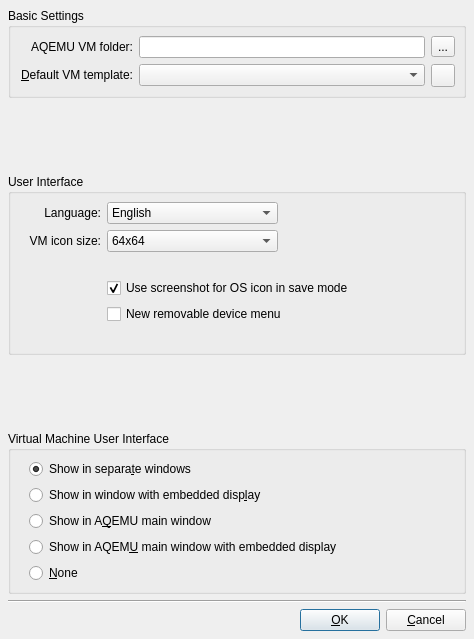
<?xml version="1.0" encoding="UTF-8"?>
<ui version="4.0">
 <author>Andrey Rijov</author>
 <class>Settings_Window</class>
 <widget class="QDialog" name="Settings_Window">
  <property name="geometry">
   <rect>
    <x>0</x>
    <y>0</y>
    <width>474</width>
    <height>639</height>
   </rect>
  </property>
  <property name="windowTitle">
   <string>General Settings</string>
  </property>
  <property name="windowIcon">
   <iconset resource="../resources/icons.qrc">
    <normaloff>:/configure.png</normaloff>:/configure.png</iconset>
  </property>
  <layout class="QVBoxLayout" name="verticalLayout_2">
   <item>
    <widget class="QGroupBox" name="groupBox">
     <property name="title">
      <string>Basic Settings</string>
     </property>
     <layout class="QGridLayout" name="gridLayout">
      <property name="leftMargin">
       <number>10</number>
      </property>
      <item row="0" column="0">
       <widget class="QLabel" name="Label_VM_Folder">
        <property name="sizePolicy">
         <sizepolicy hsizetype="Minimum" vsizetype="Preferred">
          <horstretch>0</horstretch>
          <verstretch>0</verstretch>
         </sizepolicy>
        </property>
        <property name="text">
         <string>AQEMU VM folder:</string>
        </property>
        <property name="alignment">
         <set>Qt::AlignRight|Qt::AlignTrailing|Qt::AlignVCenter</set>
        </property>
       </widget>
      </item>
      <item row="0" column="1">
       <widget class="QLineEdit" name="Edit_VM_Folder"/>
      </item>
      <item row="0" column="2">
       <widget class="QToolButton" name="TB_VM_Folder">
        <property name="text">
         <string>...</string>
        </property>
        <property name="icon">
         <iconset resource="../resources/icons.qrc">
          <normaloff>:/open-folder.png</normaloff>:/open-folder.png</iconset>
        </property>
       </widget>
      </item>
      <item row="1" column="0">
       <widget class="QLabel" name="Label_Default_VM_Template">
        <property name="sizePolicy">
         <sizepolicy hsizetype="Minimum" vsizetype="Fixed">
          <horstretch>0</horstretch>
          <verstretch>0</verstretch>
         </sizepolicy>
        </property>
        <property name="text">
         <string>&amp;Default VM template:</string>
        </property>
        <property name="alignment">
         <set>Qt::AlignRight|Qt::AlignTrailing|Qt::AlignVCenter</set>
        </property>
        <property name="buddy">
         <cstring>CB_Default_VM_Template</cstring>
        </property>
       </widget>
      </item>
      <item row="1" column="1">
       <widget class="QComboBox" name="CB_Default_VM_Template">
        <property name="sizePolicy">
         <sizepolicy hsizetype="Minimum" vsizetype="Fixed">
          <horstretch>0</horstretch>
          <verstretch>0</verstretch>
         </sizepolicy>
        </property>
       </widget>
      </item>
      <item row="1" column="2">
       <widget class="QToolButton" name="Button_Create_Template_from_VM">
        <property name="toolTip">
         <string>Create Template</string>
        </property>
        <property name="text">
         <string/>
        </property>
        <property name="icon">
         <iconset resource="../resources/icons.qrc">
          <normaloff>:/add.png</normaloff>:/add.png</iconset>
        </property>
       </widget>
      </item>
     </layout>
    </widget>
   </item>
   <item>
    <spacer name="verticalSpacer">
     <property name="orientation">
      <enum>Qt::Vertical</enum>
     </property>
     <property name="sizeType">
      <enum>QSizePolicy::MinimumExpanding</enum>
     </property>
     <property name="sizeHint" stdset="0">
      <size>
       <width>50</width>
       <height>10</height>
      </size>
     </property>
    </spacer>
   </item>
   <item>
    <widget class="QGroupBox" name="groupBox_2">
     <property name="title">
      <string>User Interface</string>
     </property>
     <layout class="QHBoxLayout" name="horizontalLayout_2">
      <item>
       <layout class="QGridLayout" name="gridLayout_2">
        <property name="leftMargin">
         <number>10</number>
        </property>
        <item row="0" column="0">
         <widget class="QLabel" name="Label_Language">
          <property name="sizePolicy">
           <sizepolicy hsizetype="Preferred" vsizetype="Preferred">
            <horstretch>0</horstretch>
            <verstretch>0</verstretch>
           </sizepolicy>
          </property>
          <property name="text">
           <string>Language:</string>
          </property>
          <property name="alignment">
           <set>Qt::AlignRight|Qt::AlignTrailing|Qt::AlignVCenter</set>
          </property>
         </widget>
        </item>
        <item row="1" column="0">
         <widget class="QLabel" name="Label_VM_Icons_Size">
          <property name="text">
           <string>VM icon size:</string>
          </property>
          <property name="alignment">
           <set>Qt::AlignRight|Qt::AlignTrailing|Qt::AlignVCenter</set>
          </property>
         </widget>
        </item>
        <item row="1" column="1">
         <widget class="QComboBox" name="CB_VM_Icons_Size">
          <property name="sizePolicy">
           <sizepolicy hsizetype="Minimum" vsizetype="Fixed">
            <horstretch>0</horstretch>
            <verstretch>0</verstretch>
           </sizepolicy>
          </property>
          <property name="currentIndex">
           <number>4</number>
          </property>
          <item>
           <property name="text">
            <string>16x16</string>
           </property>
          </item>
          <item>
           <property name="text">
            <string>24x24</string>
           </property>
          </item>
          <item>
           <property name="text">
            <string>32x32</string>
           </property>
          </item>
          <item>
           <property name="text">
            <string>48x48</string>
           </property>
          </item>
          <item>
           <property name="text">
            <string>64x64</string>
           </property>
          </item>
         </widget>
        </item>
        <item row="0" column="1">
         <widget class="QComboBox" name="CB_Language">
          <property name="sizePolicy">
           <sizepolicy hsizetype="Expanding" vsizetype="Fixed">
            <horstretch>0</horstretch>
            <verstretch>0</verstretch>
           </sizepolicy>
          </property>
          <item>
           <property name="text">
            <string>English</string>
           </property>
          </item>
         </widget>
        </item>
        <item row="0" column="2">
         <spacer name="horizontalSpacer_2">
          <property name="orientation">
           <enum>Qt::Horizontal</enum>
          </property>
          <property name="sizeHint" stdset="0">
           <size>
            <width>40</width>
            <height>20</height>
           </size>
          </property>
         </spacer>
        </item>
        <item row="4" column="1" colspan="2">
         <widget class="QCheckBox" name="CH_Screenshot_for_OS_Logo">
          <property name="text">
           <string>Use screenshot for OS icon in save mode</string>
          </property>
          <property name="checked">
           <bool>true</bool>
          </property>
         </widget>
        </item>
        <item row="5" column="1" rowspan="2" colspan="2">
         <widget class="QCheckBox" name="CH_Use_New_Device_Changer">
          <property name="text">
           <string>New removable device menu</string>
          </property>
         </widget>
        </item>
        <item row="3" column="2">
         <spacer name="horizontalSpacer_3">
          <property name="orientation">
           <enum>Qt::Horizontal</enum>
          </property>
          <property name="sizeHint" stdset="0">
           <size>
            <width>40</width>
            <height>20</height>
           </size>
          </property>
         </spacer>
        </item>
        <item row="7" column="2">
         <spacer name="horizontalSpacer_4">
          <property name="orientation">
           <enum>Qt::Horizontal</enum>
          </property>
          <property name="sizeHint" stdset="0">
           <size>
            <width>40</width>
            <height>20</height>
           </size>
          </property>
         </spacer>
        </item>
       </layout>
      </item>
     </layout>
    </widget>
   </item>
   <item>
    <spacer name="verticalSpacer_2">
     <property name="orientation">
      <enum>Qt::Vertical</enum>
     </property>
     <property name="sizeType">
      <enum>QSizePolicy::MinimumExpanding</enum>
     </property>
     <property name="sizeHint" stdset="0">
      <size>
       <width>50</width>
       <height>10</height>
      </size>
     </property>
    </spacer>
   </item>
   <item>
    <widget class="QGroupBox" name="groupBox_3">
     <property name="title">
      <string>Virtual Machine User Interface</string>
     </property>
     <layout class="QHBoxLayout" name="horizontalLayout_5">
      <item>
       <layout class="QVBoxLayout" name="verticalLayout">
        <property name="leftMargin">
         <number>10</number>
        </property>
        <item>
         <widget class="QRadioButton" name="RB_Emul_Show_Window">
          <property name="text">
           <string>Show in separa&amp;te windows</string>
          </property>
          <property name="checked">
           <bool>true</bool>
          </property>
         </widget>
        </item>
        <item>
         <widget class="QRadioButton" name="RB_Emul_Show_VNC">
          <property name="text">
           <string>Show in window with embedded disp&amp;lay</string>
          </property>
         </widget>
        </item>
        <item>
         <widget class="QRadioButton" name="RB_Emul_Show_In_Main_Window">
          <property name="text">
           <string>Show in A&amp;QEMU main window</string>
          </property>
         </widget>
        </item>
        <item>
         <widget class="QRadioButton" name="RB_Emul_Show_VNC_In_Main_Window">
          <property name="text">
           <string>Show in AQEM&amp;U main window with embedded display</string>
          </property>
         </widget>
        </item>
        <item>
         <widget class="QRadioButton" name="RB_Emul_No_Show">
          <property name="text">
           <string>&amp;None</string>
          </property>
         </widget>
        </item>
       </layout>
      </item>
     </layout>
    </widget>
   </item>
   <item>
    <widget class="Line" name="line_2">
     <property name="orientation">
      <enum>Qt::Horizontal</enum>
     </property>
    </widget>
   </item>
   <item>
    <layout class="QHBoxLayout" name="horizontalLayout">
     <property name="spacing">
      <number>6</number>
     </property>
     <item>
      <spacer name="horizontalSpacer">
       <property name="orientation">
        <enum>Qt::Horizontal</enum>
       </property>
       <property name="sizeHint" stdset="0">
        <size>
         <width>40</width>
         <height>20</height>
        </size>
       </property>
      </spacer>
     </item>
     <item>
      <widget class="QPushButton" name="Button_OK">
       <property name="text">
        <string>&amp;OK</string>
       </property>
       <property name="icon">
        <iconset resource="../resources/icons.qrc">
         <normaloff>:/ok.png</normaloff>:/ok.png</iconset>
       </property>
      </widget>
     </item>
     <item>
      <widget class="QPushButton" name="Button_Cancel">
       <property name="text">
        <string>&amp;Cancel</string>
       </property>
       <property name="icon">
        <iconset resource="../resources/icons.qrc">
         <normaloff>:/cancel.png</normaloff>:/cancel.png</iconset>
       </property>
      </widget>
     </item>
    </layout>
   </item>
  </layout>
 </widget>
 <layoutdefault spacing="6" margin="8"/>
 <tabstops>
  <tabstop>Edit_VM_Folder</tabstop>
  <tabstop>TB_VM_Folder</tabstop>
  <tabstop>CB_Default_VM_Template</tabstop>
  <tabstop>Button_Create_Template_from_VM</tabstop>
  <tabstop>CB_Language</tabstop>
  <tabstop>CB_VM_Icons_Size</tabstop>
  <tabstop>RB_Emul_Show_Window</tabstop>
  <tabstop>RB_Emul_Show_VNC</tabstop>
  <tabstop>RB_Emul_Show_In_Main_Window</tabstop>
  <tabstop>RB_Emul_Show_VNC_In_Main_Window</tabstop>
  <tabstop>RB_Emul_No_Show</tabstop>
  <tabstop>Button_OK</tabstop>
  <tabstop>Button_Cancel</tabstop>
 </tabstops>
 <resources>
  <include location="../resources/icons.qrc"/>
 </resources>
 <connections>
  <connection>
   <sender>Button_Cancel</sender>
   <signal>clicked()</signal>
   <receiver>Settings_Window</receiver>
   <slot>reject()</slot>
   <hints>
    <hint type="sourcelabel">
     <x>300</x>
     <y>410</y>
    </hint>
    <hint type="destinationlabel">
     <x>129</x>
     <y>427</y>
    </hint>
   </hints>
  </connection>
 </connections>
</ui>
